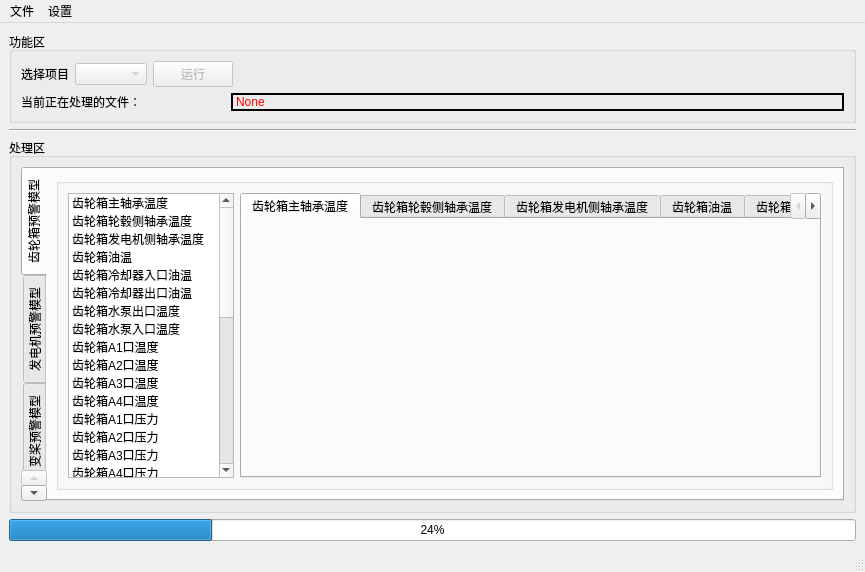
<?xml version="1.0" encoding="UTF-8"?>
<ui version="4.0">
 <class>MainWindow</class>
 <widget class="QMainWindow" name="MainWindow">
  <property name="geometry">
   <rect>
    <x>0</x>
    <y>0</y>
    <width>865</width>
    <height>572</height>
   </rect>
  </property>
  <property name="windowTitle">
   <string>线下预警模型</string>
  </property>
  <widget class="QWidget" name="centralwidget">
   <property name="styleSheet">
    <string notr="true"/>
   </property>
   <layout class="QVBoxLayout" name="verticalLayout">
    <item>
     <widget class="QGroupBox" name="function_groupBox">
      <property name="title">
       <string>功能区</string>
      </property>
      <layout class="QVBoxLayout" name="verticalLayout_2">
       <item>
        <layout class="QHBoxLayout" name="horizontalLayout_3">
         <item>
          <widget class="QLabel" name="select_project_label">
           <property name="text">
            <string>选择项目</string>
           </property>
          </widget>
         </item>
         <item>
          <widget class="QComboBox" name="select_project_comboBox">
           <property name="enabled">
            <bool>false</bool>
           </property>
           <property name="maxVisibleItems">
            <number>20</number>
           </property>
          </widget>
         </item>
         <item>
          <widget class="QPushButton" name="run_pushButton">
           <property name="enabled">
            <bool>false</bool>
           </property>
           <property name="text">
            <string>运行</string>
           </property>
          </widget>
         </item>
         <item>
          <spacer name="horizontalSpacer">
           <property name="orientation">
            <enum>Qt::Horizontal</enum>
           </property>
           <property name="sizeHint" stdset="0">
            <size>
             <width>529</width>
             <height>20</height>
            </size>
           </property>
          </spacer>
         </item>
        </layout>
       </item>
       <item>
        <layout class="QHBoxLayout" name="horizontalLayout" stretch="1,3">
         <item>
          <widget class="QLabel" name="label">
           <property name="text">
            <string>当前正在处理的文件：</string>
           </property>
          </widget>
         </item>
         <item>
          <widget class="QLabel" name="label_2">
           <property name="styleSheet">
            <string notr="true">color: rgb(255, 0, 0);
border:2px solid rgb(0,0,0);</string>
           </property>
           <property name="text">
            <string>None</string>
           </property>
          </widget>
         </item>
        </layout>
       </item>
      </layout>
     </widget>
    </item>
    <item>
     <widget class="Line" name="line">
      <property name="orientation">
       <enum>Qt::Horizontal</enum>
      </property>
     </widget>
    </item>
    <item>
     <widget class="QGroupBox" name="deal_groupBox">
      <property name="title">
       <string>处理区</string>
      </property>
      <layout class="QHBoxLayout" name="horizontalLayout_4">
       <item>
        <widget class="QTabWidget" name="tabWidget">
         <property name="tabPosition">
          <enum>QTabWidget::West</enum>
         </property>
         <property name="tabShape">
          <enum>QTabWidget::Rounded</enum>
         </property>
         <property name="currentIndex">
          <number>0</number>
         </property>
         <property name="elideMode">
          <enum>Qt::ElideNone</enum>
         </property>
         <property name="usesScrollButtons">
          <bool>true</bool>
         </property>
         <property name="documentMode">
          <bool>false</bool>
         </property>
         <property name="tabsClosable">
          <bool>false</bool>
         </property>
         <property name="movable">
          <bool>true</bool>
         </property>
         <property name="tabBarAutoHide">
          <bool>false</bool>
         </property>
         <widget class="QWidget" name="gearbox_tab">
          <attribute name="title">
           <string>齿轮箱预警模型</string>
          </attribute>
          <layout class="QHBoxLayout" name="horizontalLayout_10">
           <item>
            <widget class="QGroupBox" name="gearbox_groupBox">
             <property name="title">
              <string/>
             </property>
             <layout class="QHBoxLayout" name="horizontalLayout_2" stretch="2,7">
              <item>
               <widget class="QListWidget" name="gb_listWidget">
                <property name="tabletTracking">
                 <bool>false</bool>
                </property>
                <property name="focusPolicy">
                 <enum>Qt::StrongFocus</enum>
                </property>
                <property name="contextMenuPolicy">
                 <enum>Qt::DefaultContextMenu</enum>
                </property>
                <property name="acceptDrops">
                 <bool>false</bool>
                </property>
                <property name="layoutDirection">
                 <enum>Qt::LeftToRight</enum>
                </property>
                <property name="autoFillBackground">
                 <bool>false</bool>
                </property>
                <property name="frameShape">
                 <enum>QFrame::StyledPanel</enum>
                </property>
                <property name="frameShadow">
                 <enum>QFrame::Sunken</enum>
                </property>
                <property name="lineWidth">
                 <number>1</number>
                </property>
                <property name="verticalScrollBarPolicy">
                 <enum>Qt::ScrollBarAsNeeded</enum>
                </property>
                <property name="horizontalScrollBarPolicy">
                 <enum>Qt::ScrollBarAsNeeded</enum>
                </property>
                <property name="sizeAdjustPolicy">
                 <enum>QAbstractScrollArea::AdjustIgnored</enum>
                </property>
                <property name="autoScroll">
                 <bool>true</bool>
                </property>
                <property name="autoScrollMargin">
                 <number>16</number>
                </property>
                <property name="tabKeyNavigation">
                 <bool>false</bool>
                </property>
                <property name="defaultDropAction">
                 <enum>Qt::CopyAction</enum>
                </property>
                <property name="selectionMode">
                 <enum>QAbstractItemView::SingleSelection</enum>
                </property>
                <property name="flow">
                 <enum>QListView::TopToBottom</enum>
                </property>
                <property name="isWrapping" stdset="0">
                 <bool>false</bool>
                </property>
                <property name="resizeMode">
                 <enum>QListView::Fixed</enum>
                </property>
                <property name="viewMode">
                 <enum>QListView::ListMode</enum>
                </property>
                <property name="sortingEnabled">
                 <bool>false</bool>
                </property>
                <item>
                 <property name="text">
                  <string>齿轮箱主轴承温度</string>
                 </property>
                 <property name="checkState">
                  <enum>Unchecked</enum>
                 </property>
                </item>
                <item>
                 <property name="text">
                  <string>齿轮箱轮毂侧轴承温度</string>
                 </property>
                 <property name="checkState">
                  <enum>Unchecked</enum>
                 </property>
                </item>
                <item>
                 <property name="text">
                  <string>齿轮箱发电机侧轴承温度</string>
                 </property>
                 <property name="checkState">
                  <enum>Unchecked</enum>
                 </property>
                </item>
                <item>
                 <property name="text">
                  <string>齿轮箱油温</string>
                 </property>
                 <property name="checkState">
                  <enum>Unchecked</enum>
                 </property>
                </item>
                <item>
                 <property name="text">
                  <string>齿轮箱冷却器入口油温</string>
                 </property>
                 <property name="checkState">
                  <enum>Unchecked</enum>
                 </property>
                </item>
                <item>
                 <property name="text">
                  <string>齿轮箱冷却器出口油温</string>
                 </property>
                 <property name="checkState">
                  <enum>Unchecked</enum>
                 </property>
                </item>
                <item>
                 <property name="text">
                  <string>齿轮箱水泵出口温度</string>
                 </property>
                 <property name="checkState">
                  <enum>Unchecked</enum>
                 </property>
                </item>
                <item>
                 <property name="text">
                  <string>齿轮箱水泵入口温度</string>
                 </property>
                 <property name="checkState">
                  <enum>Unchecked</enum>
                 </property>
                </item>
                <item>
                 <property name="text">
                  <string>齿轮箱A1口温度</string>
                 </property>
                 <property name="checkState">
                  <enum>Unchecked</enum>
                 </property>
                </item>
                <item>
                 <property name="text">
                  <string>齿轮箱A2口温度</string>
                 </property>
                 <property name="checkState">
                  <enum>Unchecked</enum>
                 </property>
                </item>
                <item>
                 <property name="text">
                  <string>齿轮箱A3口温度</string>
                 </property>
                 <property name="checkState">
                  <enum>Unchecked</enum>
                 </property>
                </item>
                <item>
                 <property name="text">
                  <string>齿轮箱A4口温度</string>
                 </property>
                 <property name="checkState">
                  <enum>Unchecked</enum>
                 </property>
                </item>
                <item>
                 <property name="text">
                  <string>齿轮箱A1口压力</string>
                 </property>
                 <property name="checkState">
                  <enum>Unchecked</enum>
                 </property>
                </item>
                <item>
                 <property name="text">
                  <string>齿轮箱A2口压力</string>
                 </property>
                 <property name="checkState">
                  <enum>Unchecked</enum>
                 </property>
                </item>
                <item>
                 <property name="text">
                  <string>齿轮箱A3口压力</string>
                 </property>
                 <property name="checkState">
                  <enum>Unchecked</enum>
                 </property>
                </item>
                <item>
                 <property name="text">
                  <string>齿轮箱A4口压力</string>
                 </property>
                 <property name="checkState">
                  <enum>Unchecked</enum>
                 </property>
                </item>
                <item>
                 <property name="text">
                  <string>齿轮箱主泵1_1出口压力</string>
                 </property>
                 <property name="checkState">
                  <enum>Unchecked</enum>
                 </property>
                </item>
                <item>
                 <property name="text">
                  <string>齿轮箱主泵1_2出口压力</string>
                 </property>
                 <property name="checkState">
                  <enum>Unchecked</enum>
                 </property>
                </item>
                <item>
                 <property name="text">
                  <string>齿轮箱主泵2_1出口压力</string>
                 </property>
                 <property name="checkState">
                  <enum>Unchecked</enum>
                 </property>
                </item>
                <item>
                 <property name="text">
                  <string>齿轮箱主泵2_2出口压力</string>
                 </property>
                 <property name="checkState">
                  <enum>Unchecked</enum>
                 </property>
                </item>
                <item>
                 <property name="text">
                  <string>齿轮箱主泵滤芯压差1_1</string>
                 </property>
                 <property name="checkState">
                  <enum>Unchecked</enum>
                 </property>
                </item>
                <item>
                 <property name="text">
                  <string>齿轮箱主泵滤芯压差1_2</string>
                 </property>
                 <property name="checkState">
                  <enum>Unchecked</enum>
                 </property>
                </item>
                <item>
                 <property name="text">
                  <string>齿轮箱主泵滤芯压差2_1</string>
                 </property>
                 <property name="checkState">
                  <enum>Unchecked</enum>
                 </property>
                </item>
                <item>
                 <property name="text">
                  <string>齿轮箱主泵滤芯压差2_2</string>
                 </property>
                 <property name="checkState">
                  <enum>Unchecked</enum>
                 </property>
                </item>
                <item>
                 <property name="text">
                  <string>齿轮箱冷却泵出口压力</string>
                 </property>
                 <property name="checkState">
                  <enum>Unchecked</enum>
                 </property>
                </item>
                <item>
                 <property name="text">
                  <string>齿轮箱过滤泵出口压力</string>
                 </property>
                 <property name="checkState">
                  <enum>Unchecked</enum>
                 </property>
                </item>
                <item>
                 <property name="text">
                  <string>齿轮箱油位</string>
                 </property>
                 <property name="checkState">
                  <enum>Unchecked</enum>
                 </property>
                </item>
                <item>
                 <property name="text">
                  <string>齿轮箱水泵1温差</string>
                 </property>
                 <property name="checkState">
                  <enum>Unchecked</enum>
                 </property>
                </item>
                <item>
                 <property name="text">
                  <string>齿轮箱水泵2温差</string>
                 </property>
                 <property name="checkState">
                  <enum>Unchecked</enum>
                 </property>
                </item>
                <item>
                 <property name="text">
                  <string>齿轮箱水泵1出口压力</string>
                 </property>
                 <property name="checkState">
                  <enum>Unchecked</enum>
                 </property>
                </item>
                <item>
                 <property name="text">
                  <string>齿轮箱水泵1入口压力</string>
                 </property>
                 <property name="checkState">
                  <enum>Unchecked</enum>
                 </property>
                </item>
                <item>
                 <property name="text">
                  <string>齿轮箱水泵2出口压力</string>
                 </property>
                 <property name="checkState">
                  <enum>Unchecked</enum>
                 </property>
                </item>
                <item>
                 <property name="text">
                  <string>齿轮箱水泵2入口压力</string>
                 </property>
                 <property name="checkState">
                  <enum>Unchecked</enum>
                 </property>
                </item>
                <item>
                 <property name="text">
                  <string>齿轮箱水泵1压力</string>
                 </property>
                 <property name="checkState">
                  <enum>Unchecked</enum>
                 </property>
                </item>
                <item>
                 <property name="text">
                  <string>齿轮箱水泵2压力</string>
                 </property>
                 <property name="checkState">
                  <enum>Unchecked</enum>
                 </property>
                </item>
               </widget>
              </item>
              <item>
               <widget class="QTabWidget" name="gb_tabWidget">
                <property name="layoutDirection">
                 <enum>Qt::LeftToRight</enum>
                </property>
                <property name="autoFillBackground">
                 <bool>false</bool>
                </property>
                <property name="tabPosition">
                 <enum>QTabWidget::North</enum>
                </property>
                <property name="tabShape">
                 <enum>QTabWidget::Rounded</enum>
                </property>
                <property name="currentIndex">
                 <number>0</number>
                </property>
                <property name="elideMode">
                 <enum>Qt::ElideNone</enum>
                </property>
                <property name="tabsClosable">
                 <bool>false</bool>
                </property>
                <property name="movable">
                 <bool>true</bool>
                </property>
                <widget class="QWidget" name="tab">
                 <attribute name="title">
                  <string>齿轮箱主轴承温度</string>
                 </attribute>
                </widget>
                <widget class="QWidget" name="tab_2">
                 <attribute name="title">
                  <string>齿轮箱轮毂侧轴承温度</string>
                 </attribute>
                </widget>
                <widget class="QWidget" name="tab_13">
                 <attribute name="title">
                  <string>齿轮箱发电机侧轴承温度</string>
                 </attribute>
                </widget>
                <widget class="QWidget" name="tab_14">
                 <attribute name="title">
                  <string>齿轮箱油温</string>
                 </attribute>
                </widget>
                <widget class="QWidget" name="tab_15">
                 <attribute name="title">
                  <string>齿轮箱冷却器入口油温</string>
                 </attribute>
                </widget>
                <widget class="QWidget" name="tab_16">
                 <attribute name="title">
                  <string>齿轮箱冷却器出口油温</string>
                 </attribute>
                </widget>
                <widget class="QWidget" name="tab_17">
                 <attribute name="title">
                  <string>齿轮箱水泵出口温度</string>
                 </attribute>
                </widget>
                <widget class="QWidget" name="tab_18">
                 <attribute name="title">
                  <string>齿轮箱水泵入口温度</string>
                 </attribute>
                </widget>
                <widget class="QWidget" name="tab_19">
                 <attribute name="title">
                  <string>齿轮箱A1口温度</string>
                 </attribute>
                </widget>
                <widget class="QWidget" name="tab_20">
                 <attribute name="title">
                  <string>齿轮箱A2口温度</string>
                 </attribute>
                </widget>
                <widget class="QWidget" name="tab_21">
                 <attribute name="title">
                  <string>齿轮箱A3口温度</string>
                 </attribute>
                </widget>
                <widget class="QWidget" name="tab_22">
                 <attribute name="title">
                  <string>齿轮箱A4口温度</string>
                 </attribute>
                </widget>
                <widget class="QWidget" name="tab_23">
                 <attribute name="title">
                  <string>齿轮箱A1口压力</string>
                 </attribute>
                </widget>
                <widget class="QWidget" name="tab_24">
                 <attribute name="title">
                  <string>齿轮箱A2口压力</string>
                 </attribute>
                </widget>
                <widget class="QWidget" name="tab_25">
                 <attribute name="title">
                  <string>齿轮箱A3口压力</string>
                 </attribute>
                </widget>
                <widget class="QWidget" name="tab_26">
                 <attribute name="title">
                  <string>齿轮箱A4口压力</string>
                 </attribute>
                </widget>
                <widget class="QWidget" name="tab_27">
                 <attribute name="title">
                  <string>齿轮箱主泵1_1出口压力</string>
                 </attribute>
                </widget>
                <widget class="QWidget" name="tab_28">
                 <attribute name="title">
                  <string>齿轮箱主泵1_2出口压力</string>
                 </attribute>
                </widget>
                <widget class="QWidget" name="tab_29">
                 <attribute name="title">
                  <string>齿轮箱主泵2_1出口压力</string>
                 </attribute>
                </widget>
                <widget class="QWidget" name="tab_30">
                 <attribute name="title">
                  <string>齿轮箱主泵2_2出口压力</string>
                 </attribute>
                </widget>
                <widget class="QWidget" name="tab_31">
                 <attribute name="title">
                  <string>齿轮箱主泵滤芯压差1_1</string>
                 </attribute>
                </widget>
                <widget class="QWidget" name="tab_32">
                 <attribute name="title">
                  <string> 齿轮箱主泵滤芯压差1_2</string>
                 </attribute>
                </widget>
                <widget class="QWidget" name="tab_33">
                 <attribute name="title">
                  <string>齿轮箱主泵滤芯压差2_1</string>
                 </attribute>
                </widget>
                <widget class="QWidget" name="tab_34">
                 <attribute name="title">
                  <string>齿轮箱主泵滤芯压差2_2</string>
                 </attribute>
                </widget>
                <widget class="QWidget" name="tab_35">
                 <attribute name="title">
                  <string>齿轮箱冷却泵出口压力</string>
                 </attribute>
                </widget>
                <widget class="QWidget" name="tab_36">
                 <attribute name="title">
                  <string>齿轮箱过滤泵出口压力</string>
                 </attribute>
                </widget>
                <widget class="QWidget" name="tab_37">
                 <attribute name="title">
                  <string>齿轮箱油位</string>
                 </attribute>
                </widget>
                <widget class="QWidget" name="tab_38">
                 <attribute name="title">
                  <string>齿轮箱水泵1温差</string>
                 </attribute>
                </widget>
                <widget class="QWidget" name="tab_39">
                 <attribute name="title">
                  <string>齿轮箱水泵2温差</string>
                 </attribute>
                </widget>
                <widget class="QWidget" name="tab_40">
                 <attribute name="title">
                  <string>齿轮箱水泵1出口压力</string>
                 </attribute>
                </widget>
                <widget class="QWidget" name="tab_41">
                 <attribute name="title">
                  <string>齿轮箱水泵1入口压力</string>
                 </attribute>
                </widget>
                <widget class="QWidget" name="tab_42">
                 <attribute name="title">
                  <string>齿轮箱水泵2出口压力</string>
                 </attribute>
                </widget>
                <widget class="QWidget" name="tab_43">
                 <attribute name="title">
                  <string>齿轮箱水泵2入口压力</string>
                 </attribute>
                </widget>
                <widget class="QWidget" name="tab_44">
                 <attribute name="title">
                  <string>齿轮箱水泵1压力</string>
                 </attribute>
                </widget>
                <widget class="QWidget" name="tab_45">
                 <attribute name="title">
                  <string>齿轮箱水泵2压力</string>
                 </attribute>
                </widget>
               </widget>
              </item>
             </layout>
            </widget>
           </item>
          </layout>
         </widget>
         <widget class="QWidget" name="generator_tab">
          <attribute name="title">
           <string>发电机预警模型</string>
          </attribute>
          <layout class="QHBoxLayout" name="horizontalLayout_5">
           <item>
            <widget class="QGroupBox" name="generator_groupBox">
             <property name="title">
              <string/>
             </property>
             <layout class="QHBoxLayout" name="horizontalLayout_11" stretch="2,7">
              <item>
               <widget class="QListWidget" name="ge_listWidget"/>
              </item>
              <item>
               <widget class="QTabWidget" name="ge_tabWidget_2">
                <property name="tabPosition">
                 <enum>QTabWidget::North</enum>
                </property>
                <property name="currentIndex">
                 <number>0</number>
                </property>
                <widget class="QWidget" name="tab_3">
                 <attribute name="title">
                  <string>Tab 1</string>
                 </attribute>
                </widget>
                <widget class="QWidget" name="tab_4">
                 <attribute name="title">
                  <string>Tab 2</string>
                 </attribute>
                </widget>
               </widget>
              </item>
             </layout>
            </widget>
           </item>
          </layout>
         </widget>
         <widget class="QWidget" name="pitch_tab">
          <attribute name="title">
           <string>变桨预警模型</string>
          </attribute>
          <layout class="QHBoxLayout" name="horizontalLayout_6">
           <item>
            <widget class="QGroupBox" name="pitch_groupBox">
             <property name="title">
              <string/>
             </property>
             <layout class="QHBoxLayout" name="horizontalLayout_12" stretch="2,7">
              <item>
               <widget class="QListWidget" name="pitch_listWidget"/>
              </item>
              <item>
               <widget class="QTabWidget" name="pitch_tabWidget">
                <property name="tabPosition">
                 <enum>QTabWidget::North</enum>
                </property>
                <property name="currentIndex">
                 <number>0</number>
                </property>
                <widget class="QWidget" name="tab_5">
                 <attribute name="title">
                  <string>Tab 1</string>
                 </attribute>
                </widget>
                <widget class="QWidget" name="tab_6">
                 <attribute name="title">
                  <string>Tab 2</string>
                 </attribute>
                </widget>
               </widget>
              </item>
             </layout>
            </widget>
           </item>
          </layout>
         </widget>
         <widget class="QWidget" name="converter_tab">
          <attribute name="title">
           <string>变频器预警模型</string>
          </attribute>
          <layout class="QHBoxLayout" name="horizontalLayout_7">
           <item>
            <widget class="QGroupBox" name="converter_groupBox">
             <property name="title">
              <string/>
             </property>
             <layout class="QHBoxLayout" name="horizontalLayout_13" stretch="2,7">
              <item>
               <widget class="QListWidget" name="co_listWidget"/>
              </item>
              <item>
               <widget class="QTabWidget" name="tconverter_abWidget">
                <property name="tabPosition">
                 <enum>QTabWidget::North</enum>
                </property>
                <widget class="QWidget" name="tab_7">
                 <attribute name="title">
                  <string>Tab 1</string>
                 </attribute>
                </widget>
                <widget class="QWidget" name="tab_8">
                 <attribute name="title">
                  <string>Tab 2</string>
                 </attribute>
                </widget>
               </widget>
              </item>
             </layout>
            </widget>
           </item>
          </layout>
         </widget>
         <widget class="QWidget" name="hydraulic_tab">
          <attribute name="title">
           <string>液压预警模型</string>
          </attribute>
          <layout class="QHBoxLayout" name="horizontalLayout_8">
           <item>
            <widget class="QGroupBox" name="hydraulic_groupBox">
             <property name="title">
              <string/>
             </property>
             <layout class="QHBoxLayout" name="horizontalLayout_14" stretch="2,7">
              <item>
               <widget class="QListWidget" name="hy_listWidget"/>
              </item>
              <item>
               <widget class="QTabWidget" name="hy_tabWidget">
                <property name="tabPosition">
                 <enum>QTabWidget::North</enum>
                </property>
                <widget class="QWidget" name="tab_9">
                 <attribute name="title">
                  <string>Tab 1</string>
                 </attribute>
                </widget>
                <widget class="QWidget" name="tab_10">
                 <attribute name="title">
                  <string>Tab 2</string>
                 </attribute>
                </widget>
               </widget>
              </item>
             </layout>
            </widget>
           </item>
          </layout>
         </widget>
         <widget class="QWidget" name="sensor_tab">
          <attribute name="title">
           <string>传感器预警模型</string>
          </attribute>
          <layout class="QHBoxLayout" name="horizontalLayout_9">
           <item>
            <widget class="QGroupBox" name="sensor_groupBox">
             <property name="title">
              <string/>
             </property>
             <layout class="QHBoxLayout" name="horizontalLayout_15" stretch="2,7">
              <item>
               <widget class="QListWidget" name="se_listWidget"/>
              </item>
              <item>
               <widget class="QTabWidget" name="se_tabWidget">
                <property name="tabPosition">
                 <enum>QTabWidget::North</enum>
                </property>
                <widget class="QWidget" name="tab_11">
                 <attribute name="title">
                  <string>Tab 1</string>
                 </attribute>
                </widget>
                <widget class="QWidget" name="tab_12">
                 <attribute name="title">
                  <string>Tab 2</string>
                 </attribute>
                </widget>
               </widget>
              </item>
             </layout>
            </widget>
           </item>
          </layout>
         </widget>
        </widget>
       </item>
      </layout>
     </widget>
    </item>
    <item>
     <widget class="QProgressBar" name="progressBar">
      <property name="value">
       <number>24</number>
      </property>
     </widget>
    </item>
   </layout>
  </widget>
  <widget class="QMenuBar" name="menubar">
   <property name="geometry">
    <rect>
     <x>0</x>
     <y>0</y>
     <width>865</width>
     <height>23</height>
    </rect>
   </property>
   <property name="styleSheet">
    <string notr="true">/*Qmenu Style Sheets*/
 QMenu {
     background-color: white; /* sets background of the menu 设置整个菜单区域的背景色，我用的是白色：white*/
     border: 1px solid white;/*整个菜单区域的边框粗细、样式、颜色*/
 }
  
 QMenu::item {
     /* sets background of menu item. set this to something non-transparent
         if you want menu color and menu item color to be different */
     background-color: transparent;
     padding:8px 32px;/*设置菜单项文字上下和左右的内边距，效果就是菜单中的条目左右上下有了间隔*/
     margin:0px 8px;/*设置菜单项的外边距*/
     border-bottom:1px solid #DBDBDB;/*为菜单项之间添加横线间隔*/
 }
  
 QMenu::item:selected { /* when user selects item using mouse or keyboard */
     background-color: #2dabf9;/*这一句是设置菜单项鼠标经过选中的样式*/
 }</string>
   </property>
   <widget class="QMenu" name="file_menu">
    <property name="title">
     <string>文件</string>
    </property>
    <addaction name="import_data_action"/>
   </widget>
   <widget class="QMenu" name="setting_menu">
    <property name="title">
     <string>设置</string>
    </property>
    <addaction name="add_project_action"/>
    <addaction name="delete_project_action"/>
    <addaction name="refactor_project_action"/>
   </widget>
   <addaction name="file_menu"/>
   <addaction name="setting_menu"/>
  </widget>
  <widget class="QStatusBar" name="statusbar"/>
  <action name="import_data_action">
   <property name="text">
    <string>导入数据</string>
   </property>
  </action>
  <action name="add_project_action">
   <property name="text">
    <string>添加项目</string>
   </property>
  </action>
  <action name="delete_project_action">
   <property name="text">
    <string>删除项目</string>
   </property>
  </action>
  <action name="refactor_project_action">
   <property name="text">
    <string>修改项目标签</string>
   </property>
  </action>
 </widget>
 <resources/>
 <connections/>
</ui>
